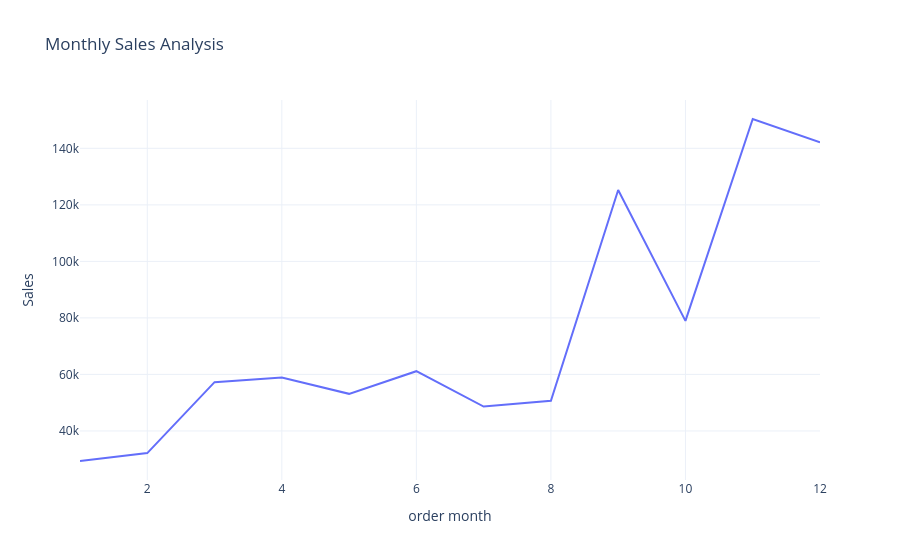

The notebook cell saved with this chart:
### Code cell
fig =px.line(sales_by_month,x='order month',y='Sales',title='Monthly Sales Analysis')
fig.write_image("figure_42.png")
fig.show()

### Figure 1 — Plotly figure (JSON) as saved in the notebook; plotly's stock layout.template omitted (floating-point values rounded to 4 significant figures)
{"data": [{"hovertemplate": "order month=%{x}<br>Sales=%{y}<extra></extra>", "legendgroup": "", "line": {"color": "#636efa", "dash": "solid"}, "marker": {"symbol": "circle"}, "mode": "lines", "name": "", "orientation": "v", "showlegend": false, "type": "scatter", "x": [1.0, 2.0, 3.0, 4.0, 5.0, 6.0, 7.0, 8.0, 9.0, 10.0, 11.0, 12.0], "xaxis": "x", "y": [29370.0, 32170.0, 57260.0, 58890.0, 53130.0, 61140.0, 48620.0, 50660.0, 125200.0, 78960.0, 150400.0, 142100.0], "yaxis": "y"}], "layout": {"legend": {"tracegroupgap": 0}, "title": {"text": "Monthly Sales Analysis"}, "xaxis": {"anchor": "y", "domain": [0, 1], "title": {"text": "order month"}}, "yaxis": {"anchor": "x", "domain": [0, 1], "title": {"text": "Sales"}}}}
